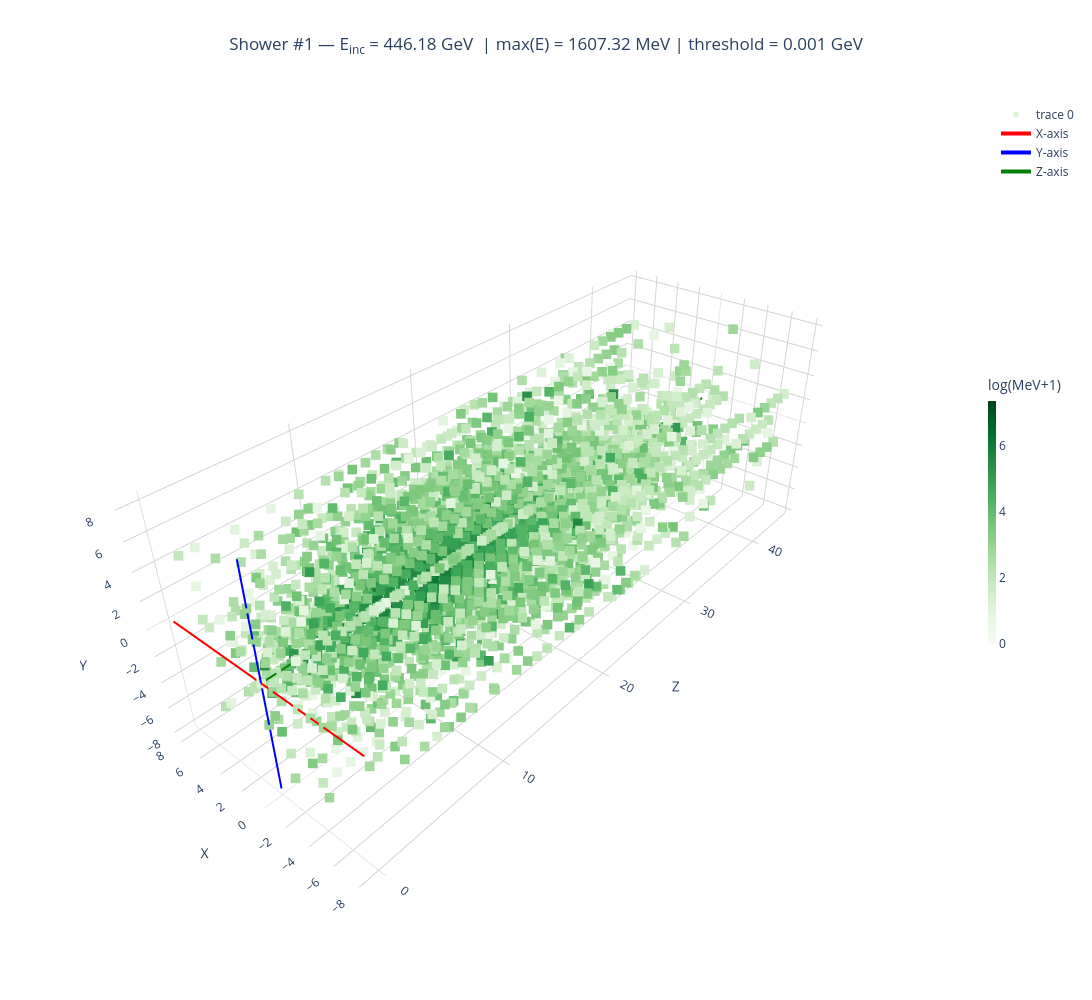

The notebook cell this image was saved under:
### Code cell
from utilities import plot_shower_3d

i_idx     = 1
threshold = 1  # MeV

shower3d = showers[i_idx, :, :, :]
plot_shower_3d(shower3d, i_idx=i_idx, incident_energy=incident_energies.flatten()[i_idx], threshold=threshold)

### Figure 1 — Plotly figure (JSON) as saved in the notebook; plotly's stock layout.template omitted (floating-point values rounded to 4 significant figures; data arrays with more than 128 entries replaced by an {"elided": "..."} marker saying what was removed)
{"data": [{"marker": {"cmax": 7.383, "cmin": 0, "color": {"elided": "3741 float values"}, "colorbar": {"len": 0.35, "thickness": 8, "title": {"text": "log(MeV+1)"}, "x": 1}, "colorscale": [[0, "rgb(247,252,245)"], [0.125, "rgb(229,245,224)"], [0.25, "rgb(199,233,192)"], [0.375, "rgb(161,217,155)"], [0.5, "rgb(116,196,118)"], [0.625, "rgb(65,171,93)"], [0.75, "rgb(35,139,69)"], [0.875, "rgb(0,109,44)"], [1, "rgb(0,68,27)"]], "opacity": 1, "showscale": true, "size": 5, "symbol": "square"}, "mode": "markers", "type": "scatter3d", "x": {"elided": "3741 float values"}, "y": {"elided": "3741 float values"}, "z": {"elided": "3741 int values"}}, {"line": {"color": "red", "width": 4}, "mode": "lines", "name": "X-axis", "type": "scatter3d", "x": [-8, 8], "y": [0, 0], "z": [0, 0]}, {"line": {"color": "blue", "width": 4}, "mode": "lines", "name": "Y-axis", "type": "scatter3d", "x": [0, 0], "y": [-8, 8], "z": [0, 0]}, {"line": {"color": "green", "width": 4}, "mode": "lines", "name": "Z-axis", "type": "scatter3d", "x": [0, 0], "y": [0, 0], "z": [0, 44]}], "layout": {"height": 1000, "scene": {"camera": {"center": {"x": 0, "y": 0, "z": 0}, "eye": {"x": -1.5, "y": 1.5, "z": -1.8}, "up": {"x": 0, "y": 0.1, "z": 0}}, "xaxis": {"backgroundcolor": "rgba(0,0,0,0)", "gridcolor": "lightgray", "showbackground": true, "title": {"text": "X"}}, "yaxis": {"backgroundcolor": "rgba(0,0,0,0)", "gridcolor": "lightgray", "showbackground": true, "title": {"text": "Y"}}, "zaxis": {"backgroundcolor": "rgba(0,0,0,0)", "gridcolor": "lightgray", "showbackground": true, "title": {"text": "Z"}}}, "title": {"text": "Shower #1 — E<sub>inc</sub> = 446.18 GeV  | max(E) = 1607.32 MeV | threshold = 0.001 GeV", "x": 0.5, "xanchor": "center"}, "width": 1500}}
